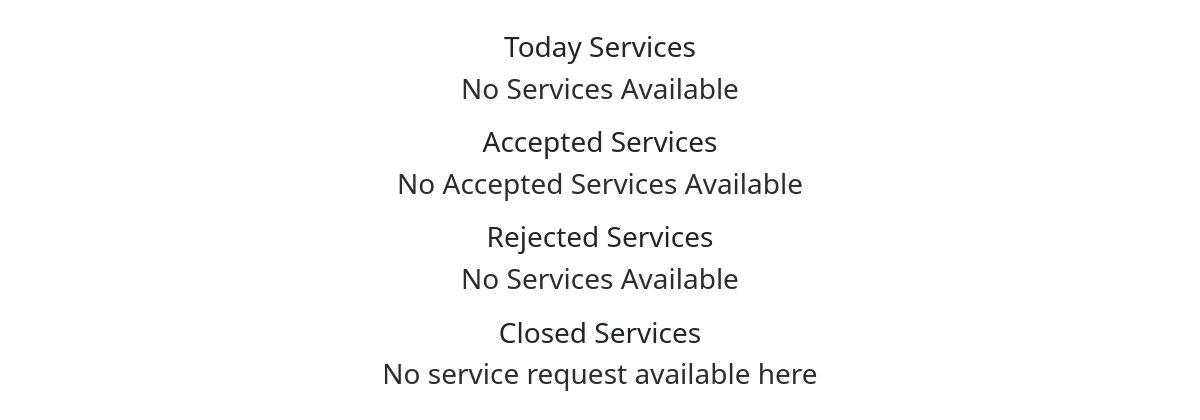
/prof_dashboard/Admin, run on an earlier commit of the app's database.
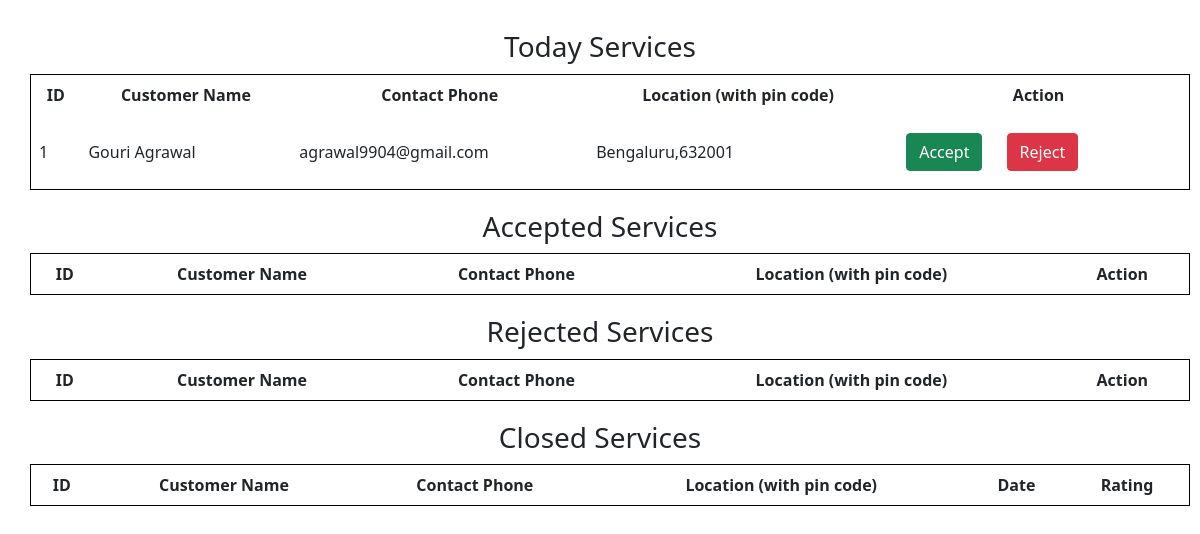
And on a later commit of the database.
### backend/models.py (models this page shows)
class Service_Request(db.Model):
	__tablename__="service_request"
	id=db.Column(db.Integer,primary_key=True)
	service_name=db.Column(db.String,nullable=False)
	service_id=db.Column(db.Integer,db.ForeignKey("service.id"),nullable=False)
	customer_id=db.Column(db.Integer,db.ForeignKey("user.id"),nullable=False)
	professional_id=db.Column(db.Integer,db.ForeignKey("professional.id"),nullable=False)
	dor=db.Column(db.DateTime,nullable=False)
	doc=db.Column(db.DateTime)
	status=db.Column(db.String,default="Requested")
	additional_request=db.Column(db.String)
	feedback=db.Column(db.String)

class User(db.Model):
	__tablename__="user"
	id=db.Column(db.Integer,primary_key=True)
	email=db.Column(db.String,unique=True,nullable=False)
	password=db.Column(db.String,nullable=False)
	role=db.Column(db.Integer,nullable=False, default=1)
	name=db.Column(db.String,nullable=False)
	address=db.Column(db.String,nullable=False)
	pin_code=db.Column(db.Integer,nullable=False)
	service_req=db.relationship("Service_Request",cascade="all,delete",backref="user",lazy=True)

### backend/controllers.py (the view)
@app.route("/prof_dashboard/<name>")
def prof_dashboard(name):
    service_requests=get_requests()
    user=get_user_request(name)
    return render_template("prof_dashboard.html",name=name,service_requests=service_requests)

### backend/controllers.py (called while the page is built)
def get_user_request(id):
    user=User.query.filter_by(id=id).first()
    return user

def get_requests():
    service_requests=Service_Request.query.all()
    return service_requests

### templates/prof_dashboard.html (shortened to what this page needs)
{% extends "prof_layout.html" %}
{% block content %}
    <div class="section">
        <h3>Today Services</h3>
        {% if service_requests %}
        <table>
            <thead>
                <tr>
                    <th>ID</th>
                    <th>Customer Name</th>
                    <th>Contact Phone</th>
                    <th>Location (with pin code)</th>
                    <th>Action</th>
                </tr>
            </thead>
            <tbody>
                {% for service_request in service_requests %}
                {% if service_request.status=="Requested" %}
                <tr>
                    <td>{{service_request.id}}</td>
                    <td>{{service_request.user.name}}</td>
                    <td>{{service_request.user.email}}</td>
                    <td>{{service_request.user.address}},{{service_request.user.pin_code}}</td>
                    <td><a href="/accept_service/{{service_request.id}}/{{name}}"  type="button"  class="btn btn-success">Accept</a>
                            <a href="/reject_request/{{service_request.id}}/{{name}}" type="button" class="btn btn-danger">Reject</a></td>
                </tr>
                {% endif %}
                {% endfor %}
            </tbody>
        </table>
        {% else %}
        <h3 class="center">No Services Available</h3>
        {%endif%}
    </div>
    <div class="section">
        <h3>Accepted Services</h3>
        {% if service_requests %}
        <table>
            <thead>
                <tr>
                    <th>ID</th>
                    <th>Customer Name</th>
                    <th>Contact Phone</th>
                    <th>Location (with pin code)</th>
                    <th>Action</th>
                </tr>
            </thead>
        </table>
        {% else %}
        <h3 class="center">No Accepted Services Available</h3>
        {%endif%}
    </div>
    <div class="section">
        <h3>Rejected Services</h3>
        {% if service_requests %}
        <table>
            <thead>
                <tr>
                    <th>ID</th>
                    <th>Customer Name</th>
                    <th>Contact Phone</th>
                    <th>Location (with pin code)</th>
                    <th>Action</th>
                </tr>
            </thead>
        </table>
        {% else %}
        <h3 class="center">No Services Available</h3>
        {%endif%}
    </div>
    <div class="section">
        <h3>Closed Services</h3>
        {% if service_requests %}
        <table>
            <thead>
                <tr>
                    <th>ID</th>
                    <th>Customer Name</th>
                    <th>Contact Phone</th>
                    <th>Location (with pin code)</th>
                    <th>Date</th>
                    <th>Rating</th>
                </tr>
            </thead>
        </table>
        {% else %}
            <h3 class="center"> No service request available here</h3>
        {% endif %}
    </div>
    {% endblock content %}

What changed in the data, as far as the page shows it:
added Service_Request: id "1", user.name "Gouri Agrawal", user.email "agrawal9904@gmail.com", user.address "Bengaluru", user.pin_code "632001"
Also different on the page:
text no longer shown: "No Services Available No Accepted Services Available No Services Available No service request available here"
text now shown: "ID Customer Name Contact Phone Location (with pin code) Action ID Customer Name Contact Phone Location (with pin code) Action ID Customer Name Contact Phone Location (with pin code) Action ID Customer Name Contact Phone Location (with pin code) Date Rating"
